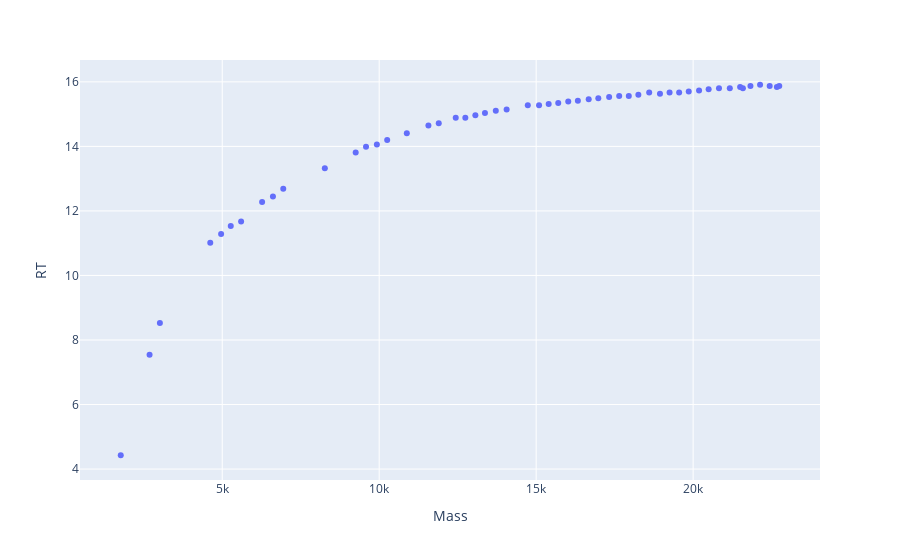

This figure's notebook cell:
### Code cell
px.scatter(df_5p_cca_ref, x='Mass', y='RT')
